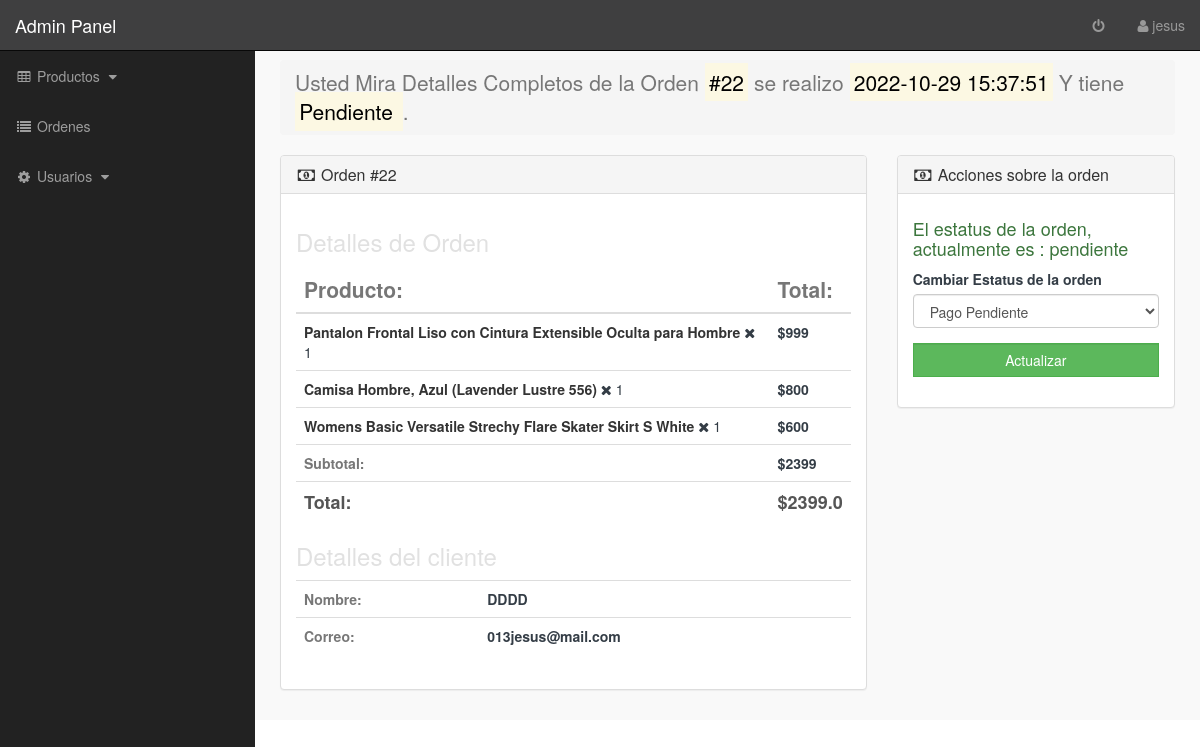
/admin_area/index.php?view_order_id=22 (signed in), run on the app's committed database.
### tables this page shows
CREATE TABLE `orders` (
  `order_id` int(10) NOT NULL,
  `client_email` varchar(60) NOT NULL,
  `client_first_name` text NOT NULL,
  `client_last_name` text NOT NULL,
  `client_address_1` text NOT NULL,
  `client_state` text NOT NULL,
  `client_city` text NOT NULL,
  `client_postcode` text NOT NULL,
  `order_total` decimal(10,1) NOT NULL,
  `order_status` varchar(50) NOT NULL,
  `order_date` varchar(50) NOT NULL
);

CREATE TABLE `orders_items` (
  `item_id` int(10) NOT NULL,
  `order_id` int(10) NOT NULL,
  `product_id` int(10) NOT NULL,
  `price` decimal(10,1) NOT NULL,
  `qty` int(10) NOT NULL
);

CREATE TABLE `products` (
  `product_id` int(10) NOT NULL,
  `date` timestamp NOT NULL DEFAULT current_timestamp() ON UPDATE current_timestamp(),
  `product_title` text NOT NULL,
  `product_url` text NOT NULL,
  `product_img1` text NOT NULL,
  `product_img2` text NOT NULL,
  `product_img3` text NOT NULL,
  `product_price` int(10) NOT NULL,
  `product_desc` varchar(1000) NOT NULL,
  `status` varchar(255) NOT NULL,
  `product_stock` int(10) NOT NULL
);

### admin_area/view_order_id.php (the view, shortened to what this page needs)
<?php
if(!isset($_SESSION['admin_email'])){
echo "<script>window.open('login.php','_self')</script>";
}
else {
if(isset($_GET["view_order_id"])){
$order_id = $_GET["view_order_id"];
$select_order = "select * from orders where order_id='$order_id'";
$run_order = mysqli_query($con,$select_order);
$row_order = mysqli_fetch_array($run_order);
$client_email = $row_order['client_email'];
$client_first_name = $row_order['client_first_name'];
$order_total = $row_order["order_total"];
$order_status = $row_order["order_status"];
$order_date = $row_order["order_date"];
}
?>
<div class="row">
<div class="col-lg-12">
<ol class="breadcrumb">
<li class="active lead" style="margin-bottom:0px;">
Usted Mira Detalles Completos de la Orden <mark>#<?php echo $order_id; ?></mark> se realizo <mark><?php echo $order_date; ?></mark> Y tiene
<mark>
<?php
if($order_status == "pending"){
echo (" Pago Pendiente");
}else{
echo ("Pendiente");
}
?>
</mark>
.
</li>
</ol>
</div>
</div>
<div class="row">
<div class="col-md-8">
<div class="panel panel-default">
<div class="panel-heading">
<h3 class="panel-title">
<i class="fa fa-money fa-fw"></i> Orden #<?php echo $order_id; ?>
</h3>
</div>
<div class="panel-body" id="order-summary">
<h3> Detalles de Orden </h3>
<table class="table">
<thead>
<tr>
<th class="text-muted lead"> Producto: </th>
<th class="text-muted lead"> Total: </th>
</tr>
</thead>
<tbody>
<?php
$items_subtotal = 0;
$select_order_items = "select * from orders_items where order_id='$order_id'";
$run_order_items = mysqli_query($con,$select_order_items);
while($row_order_items = mysqli_fetch_array($run_order_items)){
$product_id = $row_order_items["product_id"];
$product_qty = $row_order_items["qty"];
$product_price = $row_order_items["price"];
$sub_total = $product_price * $product_qty;
$select_product = "select * from products where product_id='$product_id'";
$run_product = mysqli_query($con,$select_product);
$row_product = mysqli_fetch_array($run_product);
$product_title = $row_product["product_title"];
$items_subtotal += $sub_total;
?>
<tr>
<td>
<a href="#" class="bold"> <?php echo $product_title; ?> </a>
<i class="fa fa-times" title="Product Qty"></i> <?php echo $product_qty; ?>
</td>
<th>$<?php echo $sub_total; ?> </th>
</tr>
<?php } ?>
<tr>
<th class="text-muted"> Subtotal: </th>
<th> $<?php echo $items_subtotal; ?>  </th>
</tr>
<tr class="total">
<td> Total: </td>
<td>$<?php echo $order_total; ?></td>
</tr>
</tbody>
</table>
<h3> Detalles del cliente </h3>
<table class="table">
<tbody>
<tr>
<th class="text-muted"> Nombre: </th>
<th> <?php echo $client_first_name; ?> </th>
</tr>
<tr>
<th class="text-muted"> Correo: </th>
<th> <?php echo $client_email; ?> </th>
</tr>
</tbody>
</table>
</div>
</div>
</div>
<div class="col-md-4">
<div class="panel panel-default">
<div class="panel-heading">
<h3 class="panel-title">
<i class="fa fa-money fa-fw"></i> Acciones sobre la orden
</h3>
</div>
<div class="panel-body">
<h4 class="text-success">
El estatus de la orden, actualmente es :
<?php
if($order_status == "pending"){
echo ( " Pago pendiente");
}else{
echo ("pendiente");
}
?>
</h4>
<form method="post">
<div class="form-group">
<label> Cambiar Estatus de la orden </label>
<select name="order_status" class="form-control" required>
<option value="pendiente"> Pago Pendiente </option>
</select>
</div>
<div class="form-group">
<input type="submit" name="update_order_status" value="Actualizar" class="btn btn-success form-control" >
</div>
</form>
</div>
</div>
</div>
</div>
<?php } ?>

### admin_area/includes/sidebar.php (shortened to what this page needs)
<?php
if(!isset($_SESSION['admin_email'])){
echo "<script>window.open('login.php','_self')</script>";
}
else {
?>
<nav class="navbar navbar-inverse navbar-fixed-top" style="background-color: rgba(43, 43, 44, .9);">
<div class="navbar-header" >
<a class="navbar-brand" href="index.php?view_orders" >Admin Panel</a>
</div>
<ul class="nav navbar-right top-nav" >
<li>
<a href="logout.php">
<i class="fa fa-fw fa-power-off"> </i>
</a>
</li>
<li>
<a href="index.php?user_profile=<?php echo $admin_id; ?>" >
<i class="fa fa-user" ></i>
<?php echo $admin_name; ?>
</a>
</li>
</ul>
<div class="collapse navbar-collapse navbar-ex1-collapse" style="">
<ul class="nav navbar-nav side-nav">
<li>
<a href="#" data-toggle="collapse" data-target="#products">
<i class="fa fa-fw fa-table"></i> Productos
<i class="fa fa-fw fa-caret-down"></i>
</a>
</li>
<li>
<a href="index.php?view_orders">
<i class="fa fa-fw fa-list"></i> Ordenes
</a>
</li>
<li>
<a href="#" data-toggle="collapse" data-target="#users">
<i class="fa fa-fw fa-gear"></i> Usuarios
<i class="fa fa-fw fa-caret-down"></i>
</a>
</li>
</ul>
</div>
</nav>
<?php } ?>

### admin_area/css/style.css (style rules this page uses)
body { margin-top:100px; }
@media (min-width: 768px) { body { margin-top:50px; } }
.top-nav { padding:0 15px; }
.top-nav>li { display:inline-block; float:left; }
.top-nav>li>a { padding-top:15px; padding-bottom:15px; line-height:20px; color:#999; }
@media (min-width: 768px) { .side-nav { position:fixed; top:51px; width:255px; border-radius:0; overflow-y:auto; background-color: #222; bottom:0; overflow-x:hidden; padding-bottom:40px; } }
@media (min-width: 768px) { .side-nav>li>a { width:255px; } }
.panel-body { border-radius:5px; }
.bold { color:#333333; font-weight:bold; }
#order-summary table th.text-muted.lead { font-weight:bold; }
#order-summary table tr.total td, #order-summary table tr.total th { font-size: 18px; color:#555555; font-weight: 700; }

### admin_area/index.php (style rules this page uses)
body { color: #343D46; }
.panel-body table { color: #343D46; }
.panel-body label { color: #343D46; }
.form-group input { border-radius: 0px; }
.panel { color: #E1E1E1; }

### data on the page
orders: order_date "2022-10-29 15:37:51", order_total "2399.0", client_first_name "DDDD", client_email "013jesus@mail.com"
orders_items: product.product_title "Pantalon Frontal Liso con Cintura Extensible Oculta para Hombre", qty "1", sub_total "999"
orders_items: product.product_title "Camisa Hombre, Azul (Lavender Lustre 556)", qty "1", sub_total "800"
orders_items: product.product_title "Womens Basic Versatile Strechy Flare Skater Skirt S White", qty "1", sub_total "600"

### other printed values
$admin_name "jesus"
$order_id "22"
$items_subtotal "2399"
